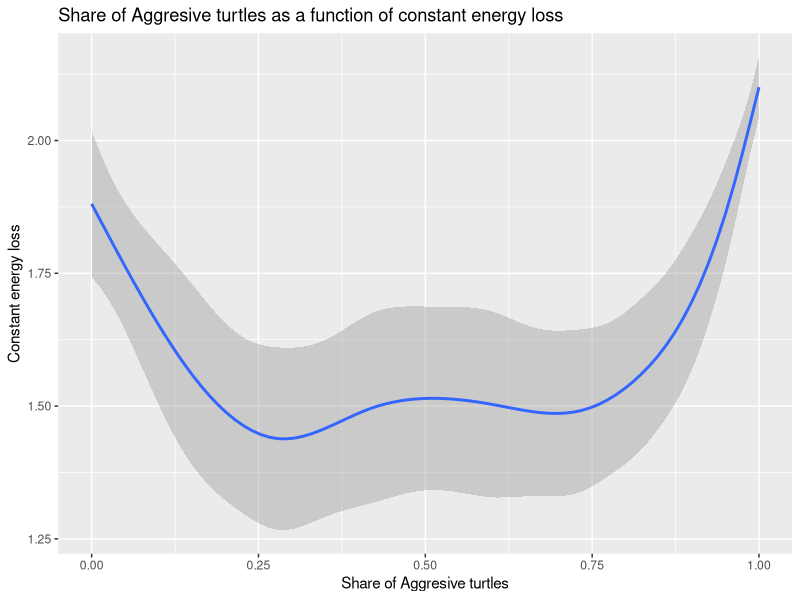
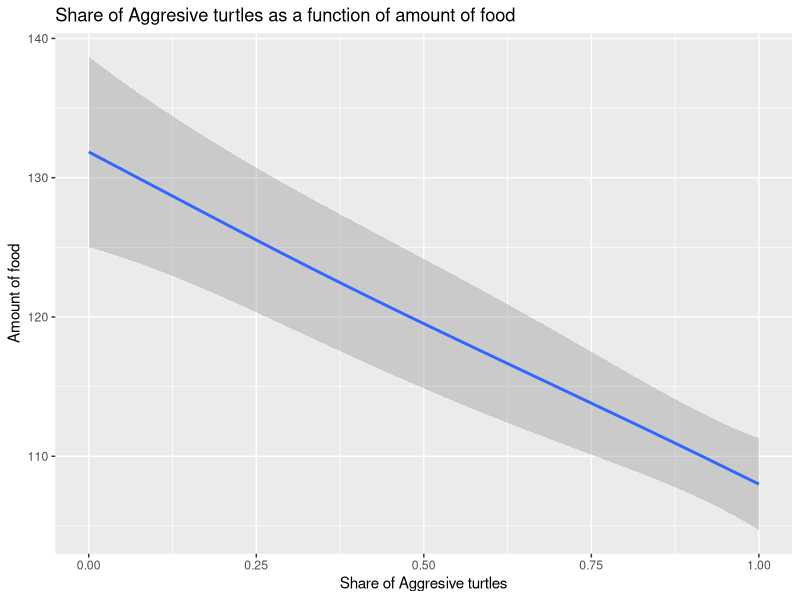
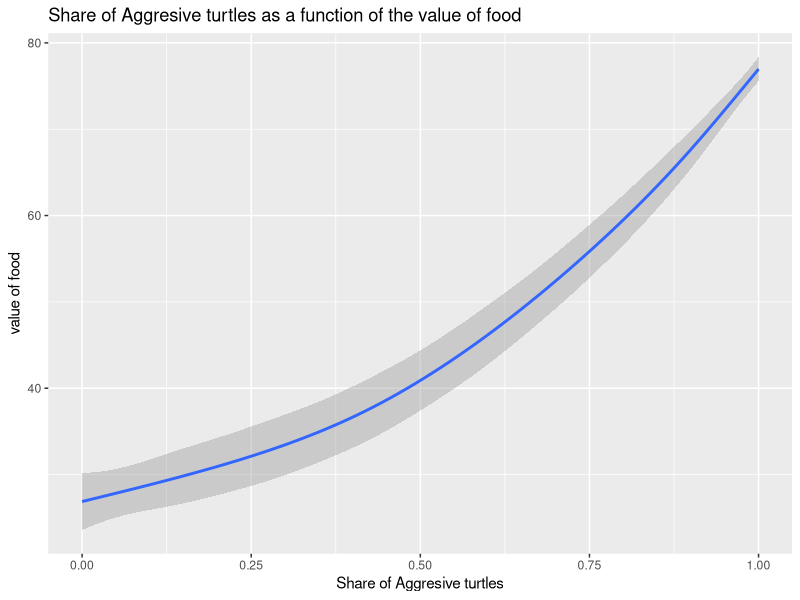

These figures' R source, in order:
library(dplyr)
library(ggplot2)
df <- read.csv("final-test.csv")

df$count.agents2 <- df$count.agents2 %>% na_if(0)
df <- df %>% filter(count.agents2 > 9)
df <- df %>% mutate(aggressive_share = Aggressive_turtles/count.agents2)
df <- df %>% mutate(passive_share = Non_aggressive_turtles/count.agents2)

sum(df$aggressive_share > 0.5)
sum(df$passive_share > 0.5)
sum(df$aggressive_share > 0)
sum(df$passive_share > 0)

model1 <- lm(aggressive_share ~ value_of_food + view_Distance + constant_energy_loss + amount_of_food, data = df)
summary(model1)

plot <- ggplot(df) +
  geom_smooth(aes(aggressive_share, constant_energy_loss)) +
  ggtitle("Share of Aggresive turtles as a function of constant energy loss") +
  labs(x = "Share of Aggresive turtles", y = "Constant energy loss" )


plot


plot2 <- ggplot(df) +
  geom_smooth(aes(aggressive_share, amount_of_food)) +
  ggtitle("Share of Aggresive turtles as a function of amount of food") +
  labs(x = "Share of Aggresive turtles", y = "Amount of food" )


plot2

plot3 <- ggplot(df) +
  geom_smooth(aes(aggressive_share, value_of_food)) +
  ggtitle("Share of Aggresive turtles as a function of the value of food") +
  labs(x = "Share of Aggresive turtles", y = "value of food" )


plot3


mean(df$aggressive_share)


